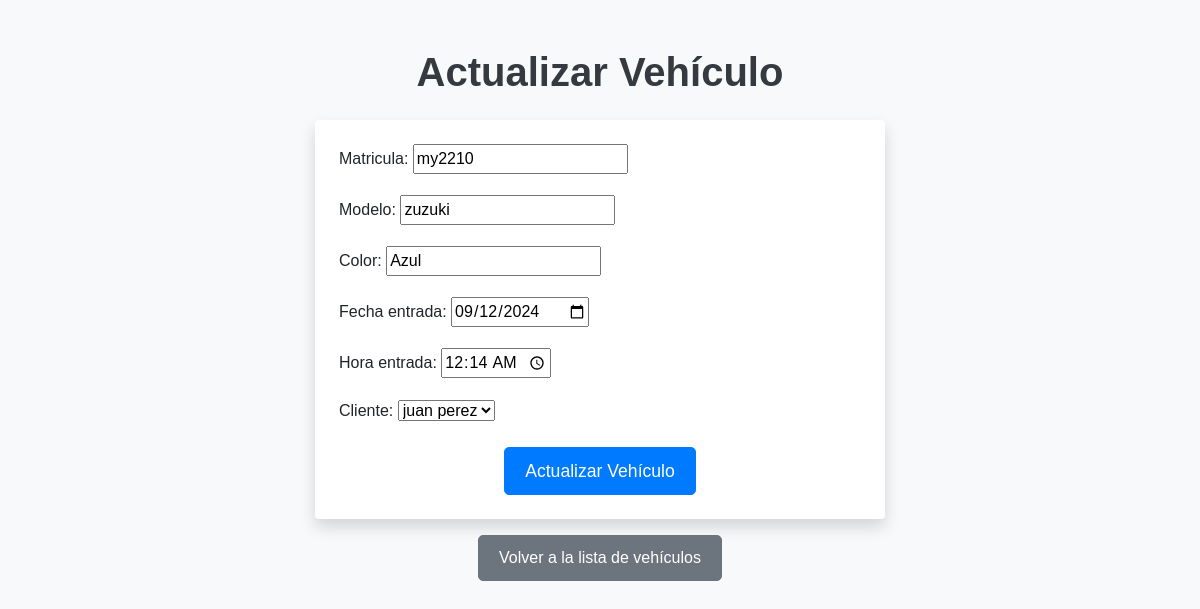
Screenshot of /vehiculos/actualizar/2/ (signed in) with the database file from the repository.
### principal/models.py (models this page shows, shortened)
class RegistroVehiculo(models.Model):
    matricula = models.CharField(max_length=20)
    modelo = models.CharField(max_length=50)
    color = models.CharField(max_length=30)
    fecha_entrada = models.DateField()
    hora_entrada = models.TimeField()
    cliente = models.ForeignKey(Cliente, on_delete=models.CASCADE, related_name='vehiculos')

### principal/viewsauto.py (the view)
# urls.py: path('vehiculos/actualizar/<int:vehiculo_id>/', viewsauto.actualizar_vehiculo, name='actualizar_vehiculo'),
@login_required
def actualizar_vehiculo(request, vehiculo_id):
    vehiculo = get_object_or_404(RegistroVehiculo, id=vehiculo_id)
    if request.method == 'POST':
        form = RegistroVehiculoForm(request.POST, instance=vehiculo)
        if form.is_valid():
            form.save()
            return redirect('vehiculo_list')  # Cambia a la URL que desees
    else:
        form = RegistroVehiculoForm(instance=vehiculo)
    return render(request, 'Autos/actualizar_vehiculo.html', {'form': form, 'vehiculo': vehiculo})

### principal/forms.py
class RegistroVehiculoForm(forms.ModelForm):
    class Meta:
        model = RegistroVehiculo
        fields = ['matricula', 'modelo', 'color', 'fecha_entrada', 'hora_entrada', 'cliente']
        widgets = {
            'fecha_entrada': forms.DateInput(attrs={'type': 'date'}),
            'hora_entrada': forms.TimeInput(attrs={'type': 'time'}),
        }

### principal/models.py (called while the page is built)
    def __str__(self):
        return f"{self.nombre} {self.apellidos}"

### principal/templates/Autos/actualizar_vehiculo.html (shortened to what this page needs)
<!DOCTYPE html>
<html lang="en">
<head>
    {% load static %}
    <link rel="stylesheet" href="https://maxcdn.bootstrapcdn.com/bootstrap/4.5.2/css/bootstrap.min.css">
    <link rel="stylesheet" href="{% static 'css/Vehiculo/Actualizar.css' %}">
</head>
<body class="bg-light">
    <div class="container mt-5">
        <h1 class="text-center mb-4">Actualizar Vehículo</h1>
        <form method="post" class="bg-white p-4 shadow rounded">
            {{ form.as_p }}
            <div class="text-center">
                <button type="submit" class="btn btn-primary">Actualizar Vehículo</button>
            </div>
        </form>
        <div class="text-center mt-3">
            <a href="{% url 'vehiculo_list' %}" class="btn btn-secondary">Volver a la lista de vehículos</a>
        </div>
    </div>
</body>
</html>

### principal/static/css/Vehiculo/Actualizar.css (style rules this page uses)
body { background-color: #f8f9fa; font-family: Arial, sans-serif; }
h1 { color: #343a40; font-size: 2.5rem; font-weight: bold; margin-bottom: 30px; }
form { background-color: #ffffff; padding: 20px; border-radius: 10px; box-shadow: 0 4px 8px rgba(0, 0, 0, 0.1); }
.btn-primary { background-color: #007bff; border-color: #007bff; padding: 10px 20px; font-size: 1.1rem; border-radius: 5px; }
.btn-secondary { background-color: #6c757d; border-color: #6c757d; padding: 10px 20px; font-size: 1rem; border-radius: 5px; text-align: center; }
.container { max-width: 600px; }
.text-center { text-align: center; }

### rows the page displays
RegistroVehiculo: matricula "my2210", modelo "zuzuki", color "Azul", fecha_entrada "09/12/2024", hora_entrada "00:14:00", cliente "juan perez"
